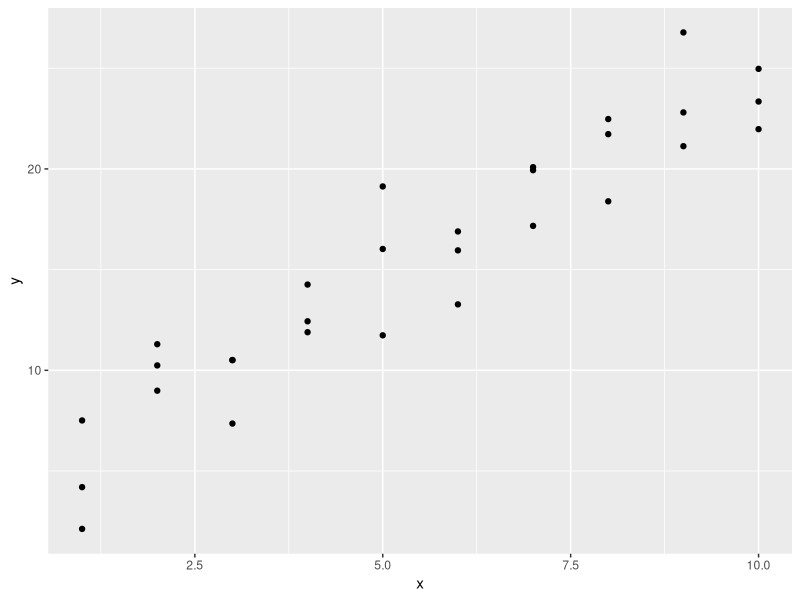
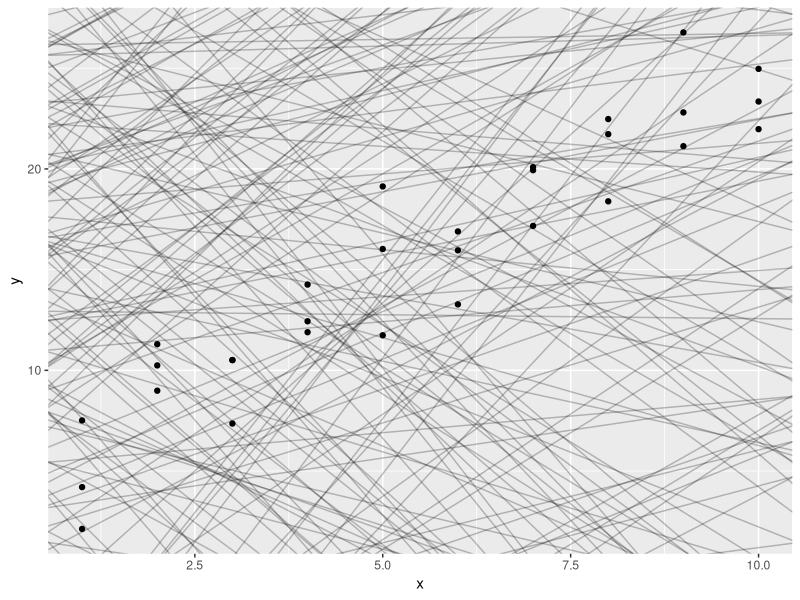
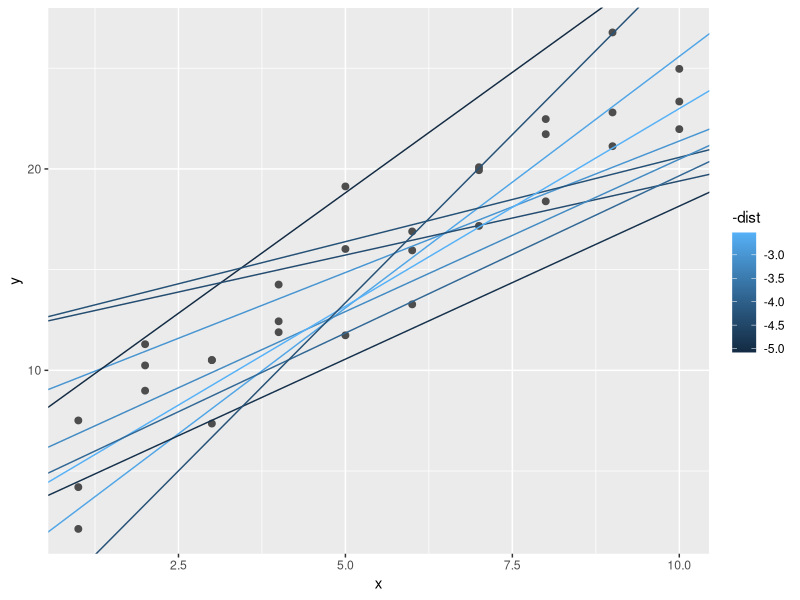
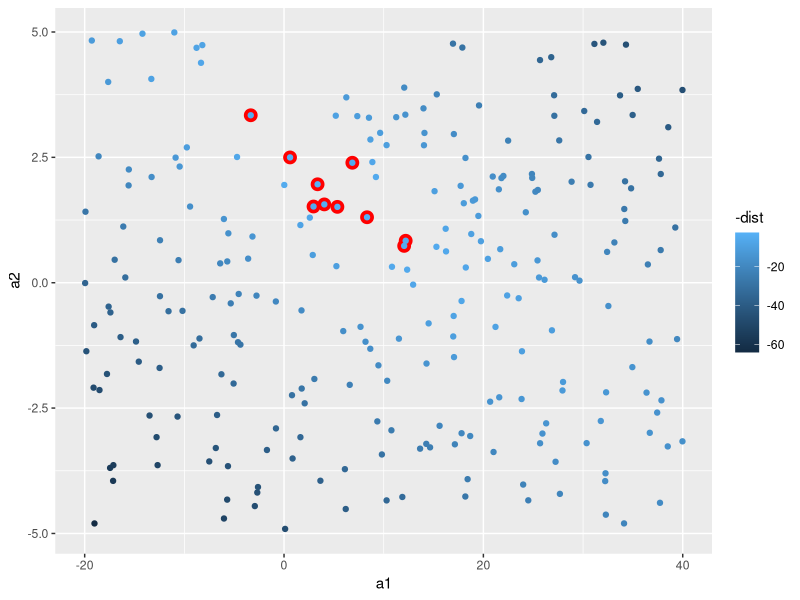
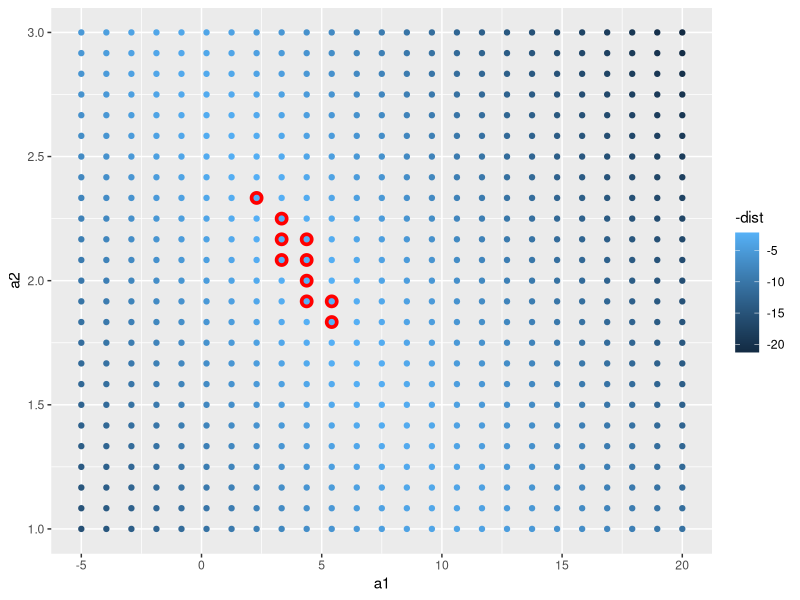
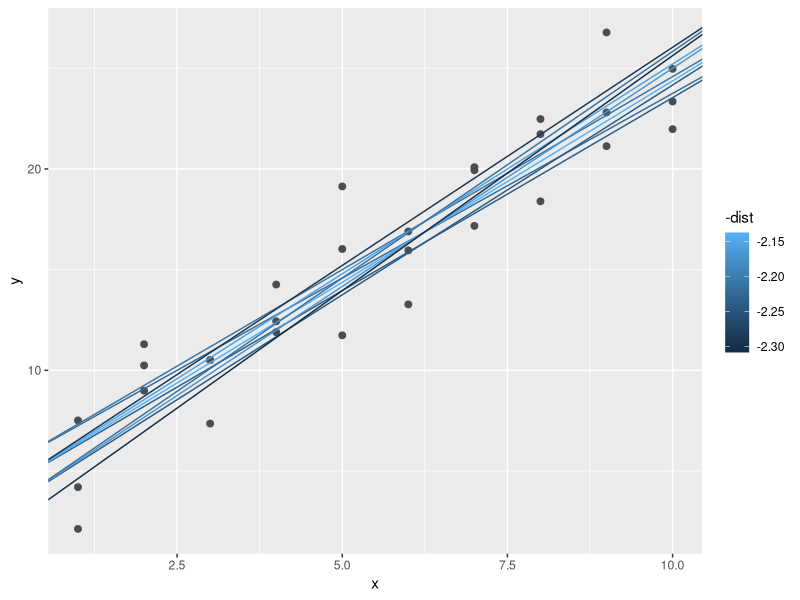
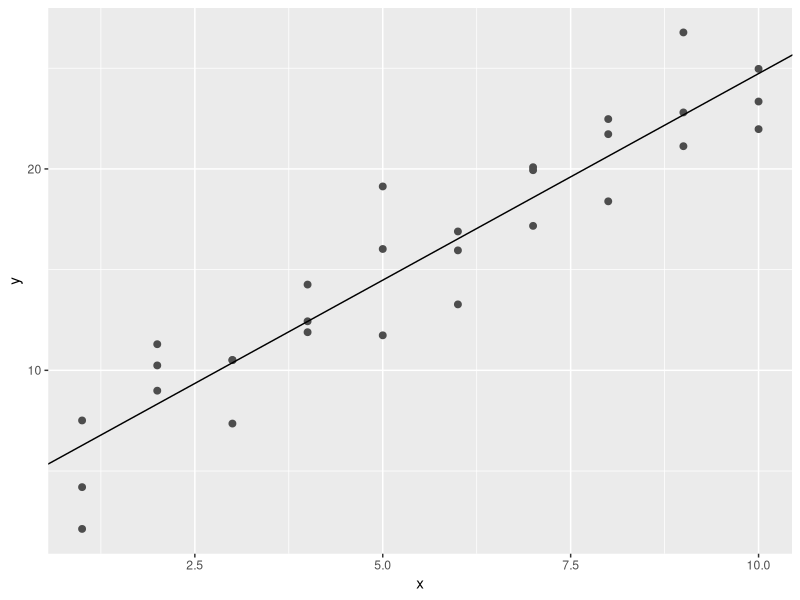
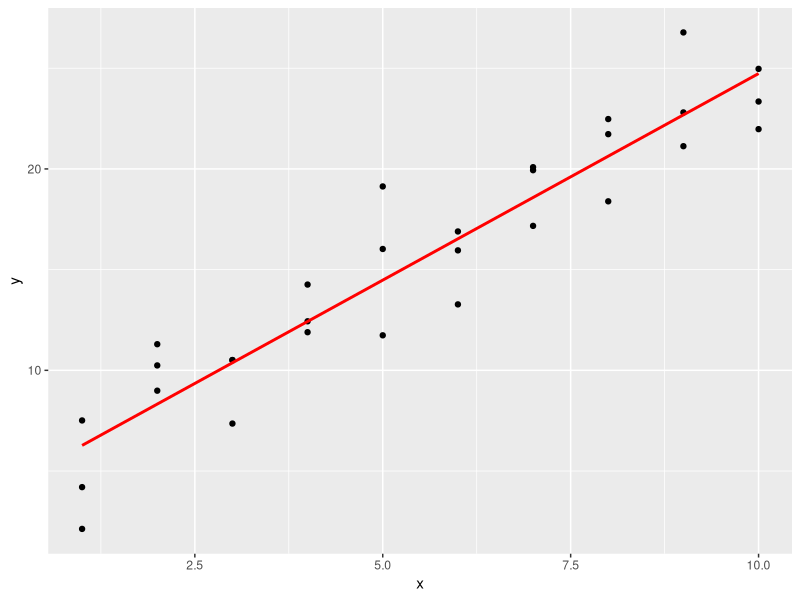

Write R code to recreate these figures, in order. (Note: this script raises an error after producing the figures.)
## ---- chunk 1
knitr::opts_chunk$set(echo = TRUE)
## ---- chunk 2

library(tidyverse)

library(modelr)

options(na.action = na.warn)
## ---- chunk 3

ggplot(sim1, aes(x, y)) + # sim1 viene con modelr
  geom_point()
## ---- chunk 4

# armamos un tibble con la columna a1 y la columna a2 generadas al azar como dos variables uniformes, una va entre -20 y 40 y la otra entre -5 y 5 Al ser uniformes, la probabilidad de que salga cualquiera de los numeros en ese rango es la misma
models <- tibble(
  a1 = runif(250, -20, 40),
  a2 = runif(250, -5, 5)
)

# Al grafico de los puntos iniciales, le agregamos rectas al azar con ordenada al origen a1 y pendiente a2. Un bardito.
ggplot(sim1, aes(x, y)) + 
  geom_abline(aes(intercept = a1, slope = a2), data = models, alpha = 1/4) +
  geom_point() 

## ---- chunk 5

model1 <- function(a, data) {
  a[1] + data$x * a[2]
}
model1(c(7, 1.5), sim1)

## ---- chunk 6

measure_distance <- function(mod, data) {
  diff <- data$y - model1(mod, data)
  sqrt(mean(diff ^ 2))
}
measure_distance(c(7, 1.5), sim1)
## ---- chunk 7

sim1_dist <- function(a1, a2) {
  measure_distance(c(a1, a2), sim1)
}

# usamos purrr con la helper function sim1_dist que toma 2 parametros double
models <- models %>% 
  mutate(dist = purrr::map2_dbl(a1, a2, sim1_dist))
models
## ---- chunk 8

ggplot(sim1, aes(x, y)) + 
  geom_point(size = 2, colour = "grey30") + 
  geom_abline(
    aes(intercept = a1, slope = a2, colour = -dist), 
    data = filter(models, rank(dist) <= 10)
  )
## ---- chunk 9

ggplot(models, aes(a1, a2)) +
  geom_point(data = filter(models, rank(dist) <= 10), size = 4, colour = "red") +
  geom_point(aes(colour = -dist))
## ---- chunk 10

# los parametros para la grilla salen de mirar el grafico anterior y ver donde estaban los mejores parámetros
# expand.grid es una funcion de R base que crea un dataframe de todas las combinaciones de dos factores
grid <- expand.grid(
  a1 = seq(-5, 20, length = 25),
  a2 = seq(1, 3, length = 25)
  ) %>% 
  mutate(dist = purrr::map2_dbl(a1, a2, sim1_dist))

grid %>% 
  ggplot(aes(a1, a2)) +
  geom_point(data = filter(grid, rank(dist) <= 10), size = 4, colour = "red") +
  geom_point(aes(colour = -dist)) 

## ---- chunk 11

ggplot(sim1, aes(x, y)) + 
  geom_point(size = 2, colour = "grey30") + 
  geom_abline(
    aes(intercept = a1, slope = a2, colour = -dist), 
    data = filter(grid, rank(dist) <= 10)
  )

## ---- chunk 12

best <- optim(c(0, 0), measure_distance, data = sim1)
best$par

ggplot(sim1, aes(x, y)) + 
  geom_point(size = 2, colour = "grey30") + 
  geom_abline(intercept = best$par[1], slope = best$par[2])
## ---- chunk 13
# lm() usa formulas, en este caso y ~ x es la forma de escribir y = a_1 + a_2 * x
sim1_mod <- lm(y ~ x, data = sim1)
coef(sim1_mod)
## ---- chunk 14
grid <- sim1 %>% 
  data_grid(x) 
grid
## ---- chunk 15
grid <- grid %>% 
  add_predictions(sim1_mod) 
grid
## ---- chunk 16
ggplot(sim1, aes(x)) +
  geom_point(aes(y = y)) +
  geom_line(aes(y = pred), data = grid, colour = "red", size = 1)
## ---- chunk 17
# add_residuals de modelr agrega residuales
sim1 <- sim1 %>% 
  add_residuals(sim1_mod)
sim1
## ---- chunk 18
ggplot(sim1, aes(resid)) + 
  geom_freqpoly(binwidth = 0.5)
## ---- chunk 19
ggplot(sim1, aes(x, resid)) + 
  geom_ref_line(h = 0) +
  geom_point()
## ---- chunk 20
df <- tribble(
  ~y, ~x1, ~x2,
  4, 2, 5,
  5, 1, 6
)
model_matrix(df, y ~ x1 + x2)
## ---- chunk 21
model_matrix(df, y ~ x1 + x2 - 1)
## ---- chunk 22
df <- tribble(
  ~ color, ~ response,
  "verde", 1,
  "violeta", 2,
  "verde", 1
)
model_matrix(df, response ~ color)
## ---- chunk 23
# la base sim2 es de modelr
ggplot(sim2) + 
  geom_point(aes(x, y))
## ---- chunk 24
model_matrix(sim2, y ~ x)
## ---- chunk 25
mod2 <- lm(y ~ x, data = sim2)

grid <- sim2 %>% 
  data_grid(x) %>% 
  add_predictions(mod2)
grid
## ---- chunk 26
ggplot(sim2, aes(x)) + 
  geom_point(aes(y = y)) +
  geom_point(data = grid, aes(y = pred), colour = "red", size = 4)
## ---- chunk 27
tibble(x = "e") %>% 
  add_predictions(mod2)
## ---- chunk 28
ggplot(sim3, aes(x1, y)) + 
  geom_point(aes(colour = x2))
## ---- chunk 29
mod1 <- lm(y ~ x1 + x2, data = sim3)
mod2 <- lm(y ~ x1 * x2, data = sim3)
## ---- chunk 30
grid <- sim3 %>% 
# a data_grid hay que pasarle las dos predictoras para que genere valores para las combinaciones de ambas variables
   data_grid(x1, x2) %>%
# gather_predictions genera predicciones para ambos modelos y los pone en una sola columna. Tiene a su amiga spread_predictions que las pone en una columna para mod1 y otra para mod2
  gather_predictions(mod1, mod2)
grid
## ---- chunk 31
ggplot(sim3, aes(x1, y, colour = x2)) + 
  geom_point() + 
  geom_line(data = grid, aes(y = pred)) + 
  facet_wrap(~ model)
## ---- chunk 32
sim3 <- sim3 %>% 
  gather_residuals(mod1, mod2)

ggplot(sim3, aes(x1, resid, colour = x2)) + 
  geom_point() + 
  facet_grid(model ~ x2)
